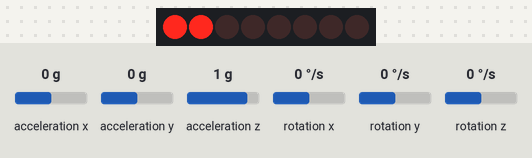
A sketch run on a simulated ESP8266 (NodeMCU). On the bench: 8 port-expander outputs drawn as a row of LEDs (first output left, lit = HIGH). Wiring (inferred from the names in the program): PCF8574 port expander at I2C address 0x20; MPU-9250 motion sensor at I2C address 0x68. Wiring (inferred from the signals the program sends): row of LEDs: on Q0, Q1, Q2, Q3, Q4, Q5, Q6, Q7. Inputs (shaded band) come from the test bench; at power-on: acceleration x 0 g, acceleration y 0 g, rotation x 0 °/s, acceleration z 1 g, rotation y 0 °/s, rotation z 0 °/s. WiFi joins after 1.5 s; servers stay silent unless stated; what the sketch prints to the serial monitor is not drawn.

Above: at 1.6 s.
At 2.1 s:
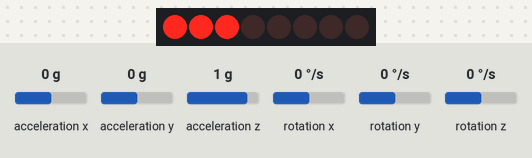
At 5.1 s:
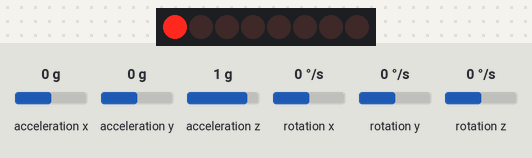
6.8 s: acceleration x set to -0.8 g
9.8 s: acceleration y set to -1.4 g
11.3 s: rotation x set to -192 °/s
Timing chart, 0 to 14.3 s (numbered marks = the images above; inputs shaded):
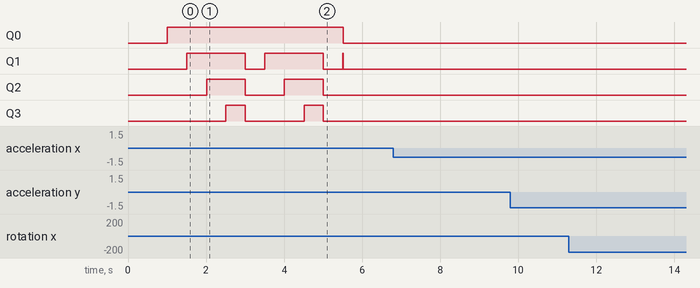

The sketch:

activity_recognition.ino
```cpp
#include <Wire.h>
#include <Ticker.h>
#include <math.h>

// WiFi
#define NETWORK_SSID "Zoxx"
#define NETWORK_PASSWORD "09889576"
#define NETWORK_MODE 1 // Access point = 0 (Create new WiFi), Station = 1 (Connect to existing WiFi)

// MPU-9250
#define I2C_ADD_PCF 0x20 // PCF8574AN I2C Address
#define I2C_ADD_MPU 0x68 // MPU-9250 I2C Address
#define ACCEL_XOUT_H 0x3B
#define GYRO_XOUT_H 0x43

#define HISTORY 40

// Constants
const float G = 9.80665f; // Gravity

const int FREQUENCY = 20; // Number of readings per second
const float DT = 1.f / FREQUENCY;

// Complementary filter for rotation
const float COMP_TIME_CONSTANT = 1.f;
const float COMP_ALPHA = COMP_TIME_CONSTANT / (COMP_TIME_CONSTANT + DT);

// Activity detection
const float THRESHOLD_JUMP = 4.0;
const float THRESHOLD_WALK = 1.0;


// Global variables
Ticker tickerMain;
Ticker tickerLed;
float rot[2] = { 0.f }; // Board roll and pitch, respectively
float acc_err[3] = { 0.f }; // Acceleration error
float gyro_err[3] = { 0.f }; // Gyroscope error
int led_count = 0;

float acc_hist[6][HISTORY] = { 0.f }; // Past acceleration data
float acc_hist_dev[6][HISTORY] = { 0.f }; // Past standard deviation data
int   acc_i = 0; // History head index

int activity = 0; // 0 = None, 1 = Walking, 2 = Jumping

unsigned int current_step = 0; // Counter for history sync
bool first_step = false; // Flag for first step

// Function declarations
void setupServer();
void loopServer();

// Radian-degree conversion
float rad2deg(float angle) {
    return angle * (180.f / M_PI);
}
float deg2rad(float angle) {
    return angle * (M_PI / 180.f);
}

// Turn on/off LEDs
void writeLed(int count) {
    uint8_t val = 0;
    for (int i = 0; i < count; ++i)
        val |= 1 << i;
    Wire.beginTransmission (I2C_ADD_PCF);
    Wire.write(~val);
    Wire.endTransmission();
}

// Calibrate accelerometer and gyroscope
void calibrate() {
    for (int i = 0; i < 3; ++i) {
        acc_err[i] = 0.f;
        gyro_err[i] = 0.f;
    }

    Serial.println("Make sure that the board is in a horizontal position during calibration!");
    Serial.print("Calibrating, please don't move the board for a few seconds... ");
    int samples = 300;
    int frequency = 100;
    for (int i = 0; i < samples; ++i) {

        float acc[3], ang_vel[3];
        readAcc(acc);
        readGyro(ang_vel);

        for (int i = 0; i < 3; ++i) {
            acc_err[i] -= acc[i];
            gyro_err[i] -= ang_vel[i];
        }

        delay(1000 / frequency);
    }
    Serial.println("Done!");

    for (int i = 0; i < 3; ++i) {
        acc_err[i] /= (float)samples;
        gyro_err[i] /= (float)samples;
    }

    acc_err[2] += G;
}

// Read accelerometer IMU data
void readAcc(float acc[3]) {
  Wire.beginTransmission(I2C_ADD_MPU);
  Wire.write(ACCEL_XOUT_H);
  Wire.endTransmission();

  Wire.requestFrom(I2C_ADD_MPU, 6);
  for (int i = 0; i < 3; ++i) {
    int16_t acc_out = (Wire.read() << 8) | Wire.read();
    acc[i] = (float)acc_out * (2.f * G) / (1 << 15);
  }
}

// Read gyroscope IMU data
void readGyro(float ang_vel[3]) {
  Wire.beginTransmission(I2C_ADD_MPU);
  Wire.write(GYRO_XOUT_H);
  Wire.endTransmission();

  Wire.requestFrom(I2C_ADD_MPU, 6);
  for (int i = 0; i < 3; ++i) {
    int16_t ang_vel_out = (Wire.read() << 8) | Wire.read();
    ang_vel[i] = (float)ang_vel_out / 131.f; // GYRO_SENSITIVITY = 131 s/deg =
  }
}

// LED animation
void updateLed() {
    led_count = led_count % 4 + 1;
    writeLed(led_count);
}

// Main function for activity recognition
void updateMain() {
    // Read IMUs
    float acc[3], ang_vel[3];
    readAcc(acc);
    readGyro(ang_vel);
    for (int i = 0; i < 3; ++i) {
        acc[i] += acc_err[i];
        ang_vel[i] += gyro_err[i];
    }


    // Complementary filter for rotation
    // Get orientation
    float rot_acc[2] = {
        rad2deg(atan2f(acc[1], acc[2])), // Roll
        rad2deg(atan2f(-acc[0], sqrtf(acc[1] * acc[1] + acc[2] * acc[2]))) // Pitch
    };
    for (int i = 0; i < 2; ++i)
        rot[i] = COMP_ALPHA * (rot[i] + ang_vel[i] * DT) + (1.f - COMP_ALPHA) * (rot_acc[i]);


//    // Find G component
//    float roll = deg2rad(rot[0]);
//    float pitch = deg2rad(rot[1]);
//    float cos_pitch = cosf(pitch);
//    float g_rel[3] = {
//        -sinf(pitch),
//        sinf(roll) * cos_pitch,
//        cosf(roll) * cos_pitch
//    };

    // Get absolute acc (absolute directions, not absolute value)
    float roll = deg2rad(rot[0]);
    float pitch = deg2rad(rot[1]);
    float sin_roll = sinf(roll);
    float cos_roll = cosf(roll);
    float sin_pitch = sinf(pitch);
    float cos_pitch = cosf(pitch);
    float acc_abs[3] = { // a_abs = R_y^-1 * R_x^-1 *a_rel
         acc[0] * cos_pitch + acc[1] * sin_pitch * cos_roll + acc[2] * sin_pitch * cos_roll,
                              acc[1] * cos_roll             - acc[2] * sin_roll,
        -acc[0] * sin_pitch + acc[1] * cos_pitch * sin_roll + acc[2] * cos_pitch * cos_roll
    };
    // Save acc data
    for (int i = 0; i < 3; ++i) {
        acc_hist[i][acc_i] = acc[i];
        acc_hist[i+3][acc_i] = acc_abs[i];
    }


    // Compute mean
    float acc_mean[6] = { 0.f };
    for (int i = 0; i < 6; ++i) {
        acc_mean[i] = 0.0;
        for (int j = 0; j < HISTORY; ++j)
            acc_mean[i] += acc_hist[i][j];
        acc_mean[i] /= (float)HISTORY;
    }
    // Compute std dev
    float acc_dev[6]  = { 0.f };
    for (int i = 0; i < 6; ++i) {
        acc_dev[i] = 0.0;
        for (int j = 0; j < HISTORY; ++j) {
            float err = acc_hist[i][j] - acc_mean[i];
            acc_dev[i] += err * err;
        }
        acc_dev[i] = sqrtf(acc_dev[i] / (float)HISTORY);
    }
    // Save std dev data
    for (int i = 0; i < 6; ++i)
        acc_hist_dev[i][acc_i] = acc_dev[i];

    // Recognize activity
    float dev_forward = acc_dev[3];
    float dev_right = acc_dev[4];
    float dev_up = acc_dev[5]; // Vertical std dev component
    float dev_horizontal = sqrtf(dev_forward*dev_forward + dev_right*dev_right); // Horizontal std dev component

//    float mean_forward = acc_mean[3];
//    float mean_right = acc_mean[4];
//    float mean_up = fabsf(acc_mean[5] - G); // Vertical mean component
//    float mean_horizontal = sqrtf(mean_forward*mean_forward + mean_right*mean_right); // Horizontal mean component

    int activity_old = activity;

    if (dev_up >= THRESHOLD_JUMP) {
        if (dev_up >= dev_horizontal)
            activity = 2; // Jump
        else
            activity = 1; // Walk
    } else if (dev_horizontal >= THRESHOLD_WALK) {
        activity = 1; // Walk
    } else {
        activity = 0; // None
    }

    // Print new activity to the console
    if (current_step >= HISTORY) { // To prevent errors before entire history is initialized
        if (activity_old != activity) {
            Serial.print("Activity: ");
            if (activity == 0) Serial.println("None");
            else if (activity == 1) Serial.println("Walking");
            else if (activity == 2) Serial.println("Jumping");
        }
    }


    acc_i = (acc_i + 1) % HISTORY; // Update history head index
    ++current_step; // Increment global step
    first_step = false; // Uncheck first step
}

void setup() {
    // Initialize serial communication
    Serial.begin(115200);
    while (!Serial) {
        delay(100);
    }
    delay(500);

    // Initialize I2C
    Wire.begin(12, 14); // SDA = 12, SCL = 14
    Wire.setClock(100000); // 100kHz

    tickerLed.attach_ms(500, updateLed); // Start loading LED animation

    // Init server
    setupServer();

    // Run activity recognition
    calibrate();
    tickerMain.attach_ms(1000 / FREQUENCY, updateMain);

    tickerLed.detach(); // Stop loading LED animation
    writeLed(0);
}

void loop() {
    loopServer();
}
```

server.ino
```cpp
#include <ESP8266WiFi.h>
#include <ESP8266WebServer.h>
#include "frontend.h"

ESP8266WebServer server(80);

// Construct HTML string
String getHTML(String head, String body) {
    String style = String(frontend_css);
    return "<!DOCTYPE html>\n<html>\n"
        "<head>\n" + head + "<meta charset=\"UTF-8\">\n<style>" + style + "</style>\n</head>\n"
        "<body>\n" + body + "</body>\n"
        "</html>\n";
}

// Root page can be accessed only if authentication is ok
void handleRoot() {
    int seconds = millis() / 1000;
    int minutes = seconds / 60;
    int hours = minutes / 60;
    minutes %= 60;
    seconds %= 60;

    char uptimeCStr[64];
    snprintf(uptimeCStr, sizeof(uptimeCStr), "%02d:%02d:%02d", hours, minutes, seconds);
    String uptimeStr = String(uptimeCStr);

    String userAgent = server.header("User-Agent");

    String body =
        "<div class=\"header\">\n"
        "    <h1>Welcome to ESP8266</h2>\n"
        "    <p>Uptime: " + uptimeStr + "</p>\n"
        "    <p>User agent: " + userAgent + "</p>\n"
        "</div>\n" + String(frontend_body) + "\n";

    String head = "<title>Home</title>\n"
     "<script type=\"text/javascript\" src=\"script.js\"></script>\n"
     "<script src=\"https://cdn.jsdelivr.net/npm/chart.js\"></script>\n";
    String html = getHTML(head, body);
    server.send(200, "text/html", html);
}

// Get javascript code
void handleScript() {
    server.send(200, "application/javascript", frontend_script);
}

// Get orientation data
void handleData() {
    String json = "{ \"rot\": [" + String(rot[0]) + ", " + String(rot[1]) + "] }";
    server.sendHeader("Access-Control-Allow-Origin", "http://localhost");
    server.send(200, "application/json", json);
}

// Convert 2D array to JSON string
String history2json(float arr[6][HISTORY]) {
    String json = "[";
    for (int i = 0; i < 6; ++i) {
        json += "[";
        for (int j = 0; j < HISTORY; ++j) {
            json += String(arr[i][(acc_i + j) % HISTORY]);
            if (j < HISTORY - 1) json += ", ";
        }
        json += "]";
        if (i < 5) json += ", ";
    }
    json += "]";
    return json;
}

// Get history data
void handleHistory() {
    //String json = "{ \"rot\": [" + String(rot[0]) + ", " + String(rot[1]) + "] }";
    String json = "{ "
        "\"activity\": " + String(activity) + ", "
        "\"acc\": " + history2json(acc_hist) + ", "
        "\"dev\": " + history2json(acc_hist_dev) + ", "
        "\"current_step\": " + String(current_step) + " }";
    server.sendHeader("Access-Control-Allow-Origin", "http://localhost");
    server.send(200, "application/json", json);
}

// Page not found
void handleNotFound() {
    String body ="<h2>404 - Page not found</h2>\n"
        "<p>Click <a href=\"/\">here</a> to go to the main page</p>\n";
    String html = getHTML("<title>Page not found</title>", body);
    server.send(404, "text/html", html);
}

// WiFi access point setup
void setupWiFiAP() {
    Serial.print("Setting up access point... ");
    WiFi.mode(WIFI_AP);
    WiFi.softAP(NETWORK_SSID, NETWORK_PASSWORD);
    Serial.println("Done!");
    Serial.print("Local IP: ");
    Serial.println(WiFi.softAPIP());
}
// WiFi station setup
void setupWiFiSTA() {
    Serial.print("Connecting to access point... ");
    WiFi.mode(WIFI_STA);
    WiFi.begin(NETWORK_SSID, NETWORK_PASSWORD);
    while (WiFi.status() != WL_CONNECTED) {
        delay(500);
    }
    Serial.println("Connected!");
    Serial.print("Local IP: ");
    Serial.println(WiFi.localIP());
}

void setupServer() {
    // Set-up / connect to WiFi
#if NETWORK_MODE == 0
    setupWiFiAP();
#else if NETWORK_MODE == 1
    setupWiFiSTA();
#endif

    // HTTP request handlers
    server.on("/", handleRoot);
    server.on("/data", handleData);
    server.on("/history", handleHistory);
    server.on("/script.js", handleScript);
    server.onNotFound(handleNotFound);

    // Headers to track
    const char * headerkeys[] = { "User-Agent", "Cookie" } ;
    size_t headerkeyssize = sizeof(headerkeys) / sizeof(char*);
    server.collectHeaders(headerkeys, headerkeyssize);

    // Start the server
    server.begin();
    Serial.println("HTTP server started");
}

void loopServer() {
    server.handleClient();
}
```

Source omitted: frontend.h (10995 bytes)

Measured:
- after the input at 6.8 s, every drawn part: stays the same
- after the input at 9.8 s, every drawn part: stays the same
- after the input at 11.3 s, every drawn part: stays the same
